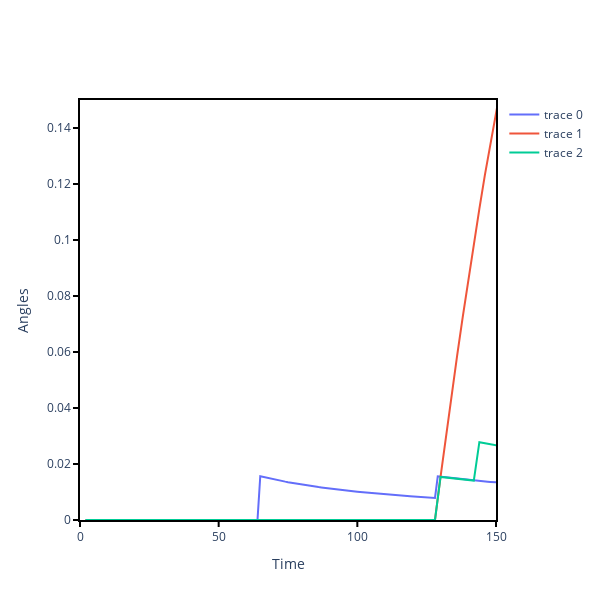

This figure's notebook cell:
### Code cell
import plotly.graph_objects as go
import numpy as np
from scripts import helper
projections = np.linspace(1, 256, 256)

times  = projections*1.0

fps = np.floor(projections/64)
fps_grs = np.floor(projections)-64
fps_grs[fps_grs<=0] = 0
fps_bin =np.floor(projections/8)-7
fps_bin[fps_grs<=0] = 0

fps = fps/times
fps_grs = fps_grs/times
fps_bin = fps_bin/times
        
fig = go.Figure()
fig = fig.add_trace(go.Scatter(x=times+1, y=fps, mode='lines'))
fig = fig.add_trace(go.Scatter(x=times*2, y=fps_grs, mode='lines'))
fig = fig.add_trace(go.Scatter(x=times*2, y=fps_bin, mode='lines'))

fig.update_layout(
    plot_bgcolor='white',
    paper_bgcolor='white',
    xaxis=dict(
        range = [0, 150],
        showline=True,
        linewidth=2,
        linecolor='black',
        mirror=True,
        ticks='outside',
        tickwidth=2,
        tickcolor='black',
        ticklen=5,
        title='Time'
    ),
    yaxis=dict(
        range = [0, 0.15],
        showline=True,
        linewidth=2,
        linecolor='black',
        mirror=True,
        ticks='outside',
        tickwidth=2,
        tickcolor='black',
        ticklen=5,
        title='Angles'
    ),
    autosize=False,
    width=600,  # Set the width of the plot
    height=600  # Set the height of the plot to be equal to the width
    )
fig.show()

### Figure 1 — Plotly figure (JSON) as saved in the notebook; plotly's stock layout.template omitted (floating-point values rounded to 4 significant figures; data arrays with more than 128 entries replaced by an {"elided": "..."} marker saying what was removed)
{"data": [{"mode": "lines", "type": "scatter", "x": {"elided": "256 int values"}, "y": {"elided": "256 float values"}}, {"mode": "lines", "type": "scatter", "x": {"elided": "256 int values"}, "y": {"elided": "256 float values"}}, {"mode": "lines", "type": "scatter", "x": {"elided": "256 int values"}, "y": {"elided": "256 float values"}}], "layout": {"autosize": false, "height": 600, "paper_bgcolor": "white", "plot_bgcolor": "white", "width": 600, "xaxis": {"linecolor": "black", "linewidth": 2, "mirror": true, "range": [0, 150], "showline": true, "tickcolor": "black", "ticklen": 5, "ticks": "outside", "tickwidth": 2, "title": {"text": "Time"}}, "yaxis": {"linecolor": "black", "linewidth": 2, "mirror": true, "range": [0, 0.15], "showline": true, "tickcolor": "black", "ticklen": 5, "ticks": "outside", "tickwidth": 2, "title": {"text": "Angles"}}}}
